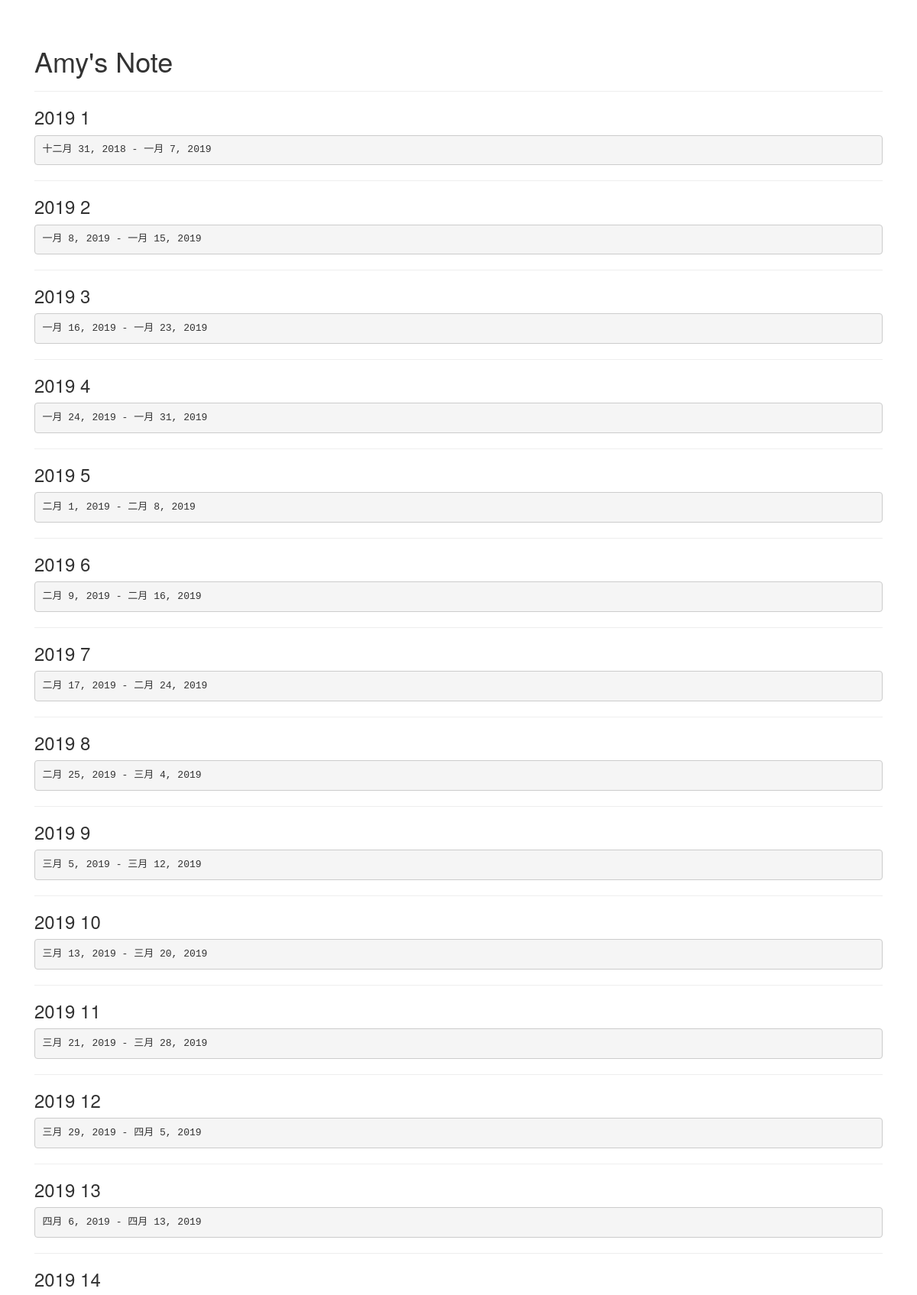
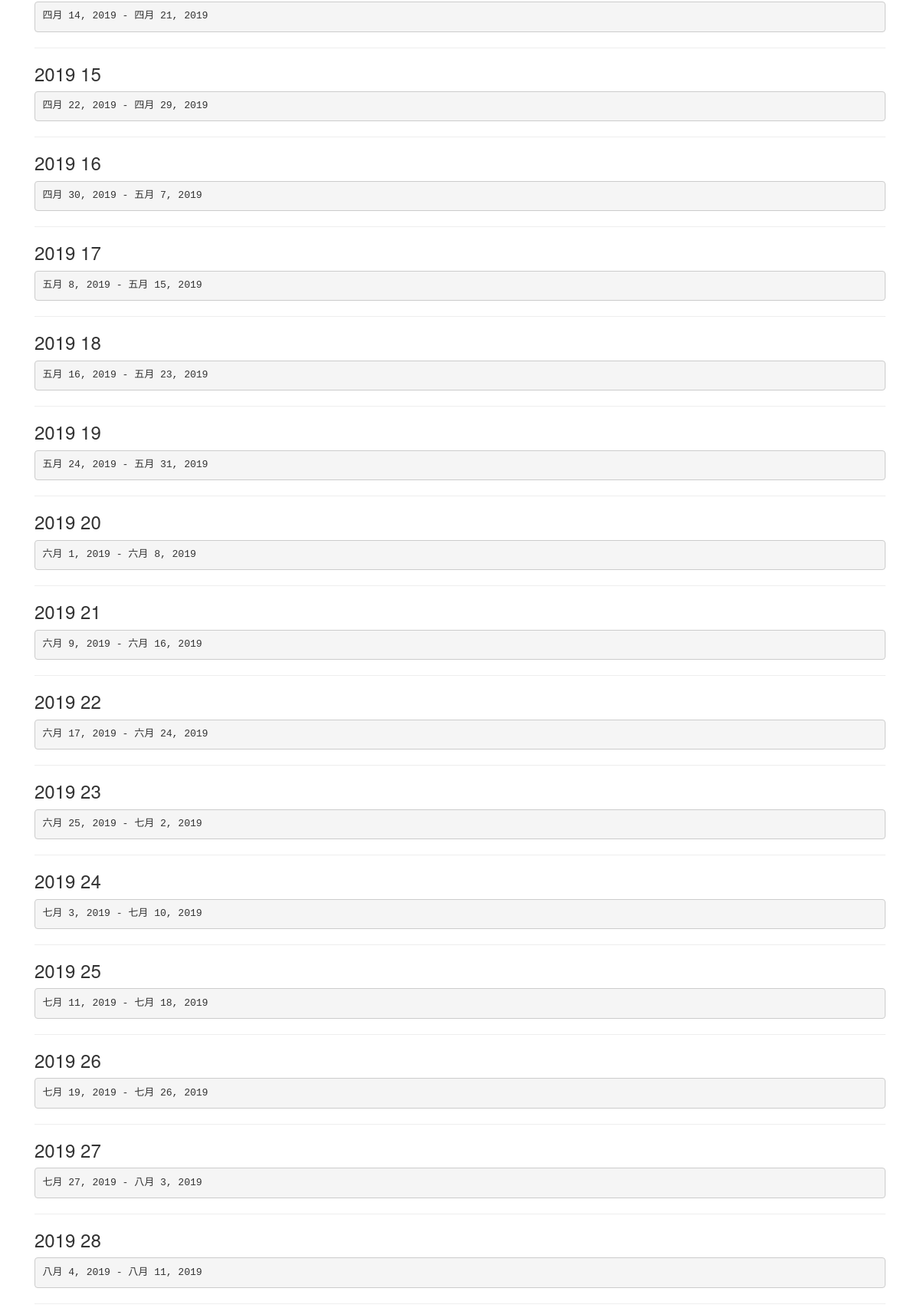
The app's page /ww/ (upper part) with its own data (2 pictures, top to bottom).
### note/models.py (models this page shows)
class Wk(models.Model):
    yr = models.IntegerField()
    num = models.IntegerField()
    date1 = models.DateField('Date From')
    date2 = models.DateField('Date To')

### note/views.py (the view)
# urls.py: path('ww/', views.ww, name='ww'),
def ww(request):
    list = Wk.objects.all()
    context = {'list': list}
    return render(request, 'note/ww.html', context)

### note/templates/note/ww.html
{% extends 'note/base.html' %}
{% load static %}
{% block content %}
<h1><br>Amy's Note</h1>
{% for x in list %}
<hr>
<h3>{{x.yr}} {{x.num}}</h3>
<pre>{{x.date1}} - {{x.date2}} </pre>
{% endfor %}
{% endblock %}

### records on screen
Wk: yr "2019", num "1", date1 "十二月 31, 2018", date2 "一月 7, 2019"
Wk: yr "2019", num "2", date1 "一月 8, 2019", date2 "一月 15, 2019"
Wk: yr "2019", num "3", date1 "一月 16, 2019", date2 "一月 23, 2019"
Wk: yr "2019", num "4", date1 "一月 24, 2019", date2 "一月 31, 2019"
Wk: yr "2019", num "5", date1 "二月 1, 2019", date2 "二月 8, 2019"
Wk: yr "2019", num "6", date1 "二月 9, 2019", date2 "二月 16, 2019"
Wk: yr "2019", num "7", date1 "二月 17, 2019", date2 "二月 24, 2019"
Wk: yr "2019", num "8", date1 "二月 25, 2019", date2 "三月 4, 2019"
Wk: yr "2019", num "9", date1 "三月 5, 2019", date2 "三月 12, 2019"
Wk: yr "2019", num "10", date1 "三月 13, 2019", date2 "三月 20, 2019"
Wk: yr "2019", num "11", date1 "三月 21, 2019", date2 "三月 28, 2019"
Wk: yr "2019", num "12", date1 "三月 29, 2019", date2 "四月 5, 2019"
Wk: yr "2019", num "13", date1 "四月 6, 2019", date2 "四月 13, 2019"
Wk: yr "2019", num "14", date1 "四月 14, 2019", date2 "四月 21, 2019"
Wk: yr "2019", num "15", date1 "四月 22, 2019", date2 "四月 29, 2019"
Wk: yr "2019", num "16", date1 "四月 30, 2019", date2 "五月 7, 2019"
Wk: yr "2019", num "17", date1 "五月 8, 2019", date2 "五月 15, 2019"
Wk: yr "2019", num "18", date1 "五月 16, 2019", date2 "五月 23, 2019"
Wk: yr "2019", num "19", date1 "五月 24, 2019", date2 "五月 31, 2019"
Wk: yr "2019", num "20", date1 "六月 1, 2019", date2 "六月 8, 2019"
Wk: yr "2019", num "21", date1 "六月 9, 2019", date2 "六月 16, 2019"
Wk: yr "2019", num "22", date1 "六月 17, 2019", date2 "六月 24, 2019"
Wk: yr "2019", num "23", date1 "六月 25, 2019", date2 "七月 2, 2019"
Wk: yr "2019", num "24", date1 "七月 3, 2019", date2 "七月 10, 2019"
Wk: yr "2019", num "25", date1 "七月 11, 2019", date2 "七月 18, 2019"
Wk: yr "2019", num "26", date1 "七月 19, 2019", date2 "七月 26, 2019"
Wk: yr "2019", num "27", date1 "七月 27, 2019", date2 "八月 3, 2019"
Wk: yr "2019", num "28", date1 "八月 4, 2019", date2 "八月 11, 2019"
